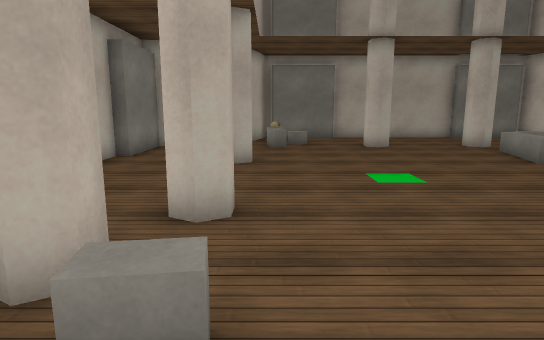
View 1 (above)

16 first-person views from a walk through a 3-D level made in the Unity game engine. The camera is 1.5 m above the floor, tilts 10° down and sees 75° across. The floor is counted in squares, 1 m on a side. Each view is taken from the middle of a square. On the plan, view 1 faces up. The plan holds only what a view shows up to about 16 squares ahead; the rest is blank. The place goes on beyond the plan. The player is left out. Some surface patterns are stand-ins.

View 2
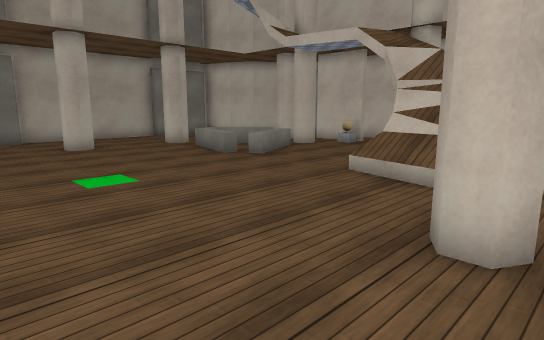

View 3
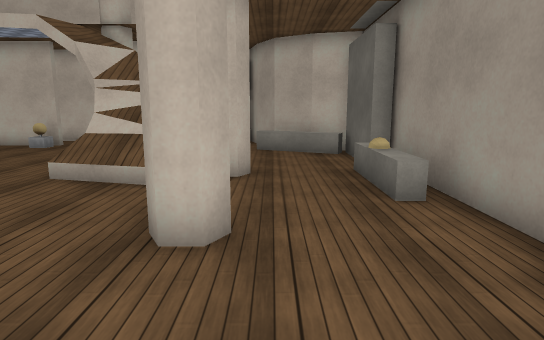

View 4
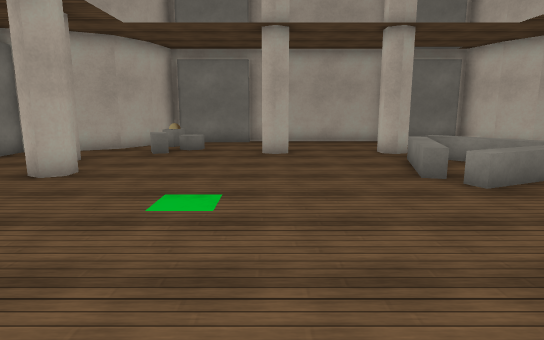

View 5
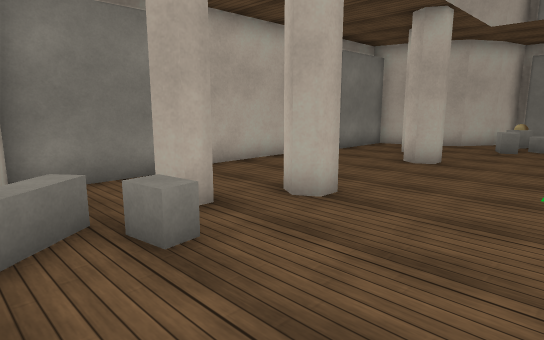

View 6
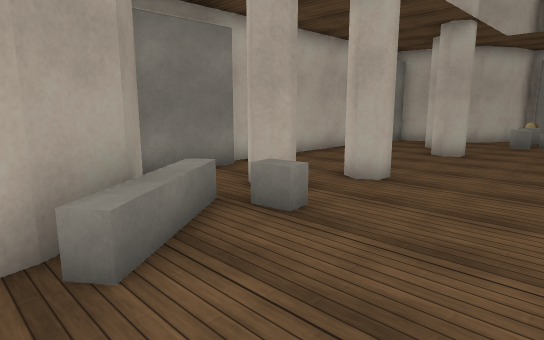

View 7
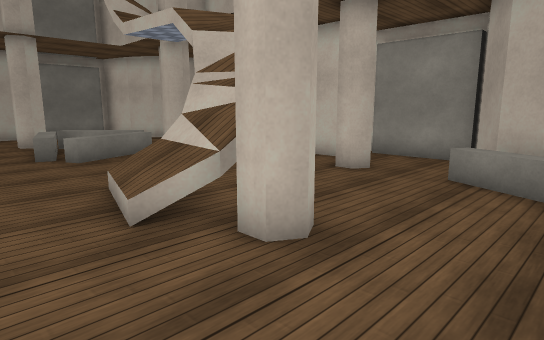

View 8
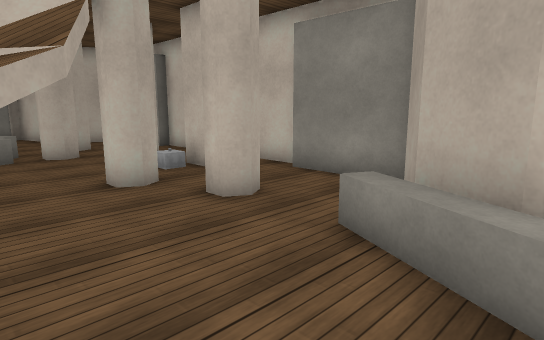

View 9
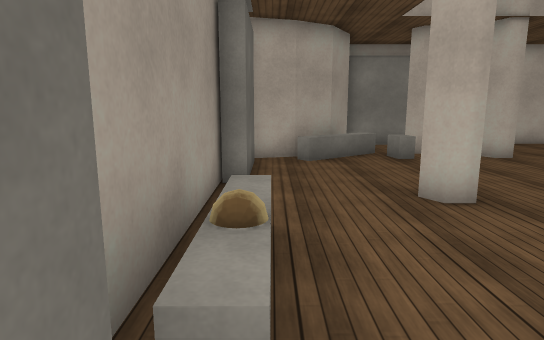

View 10
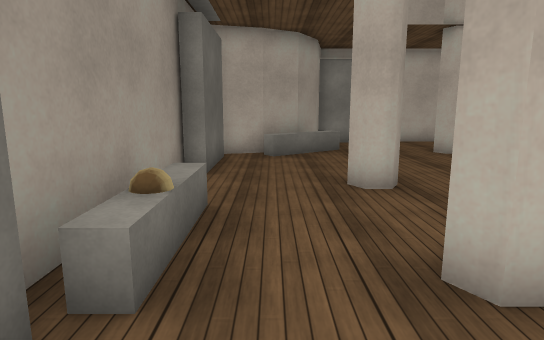

View 11
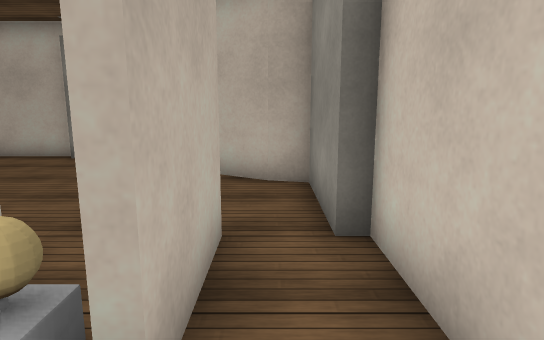

View 12
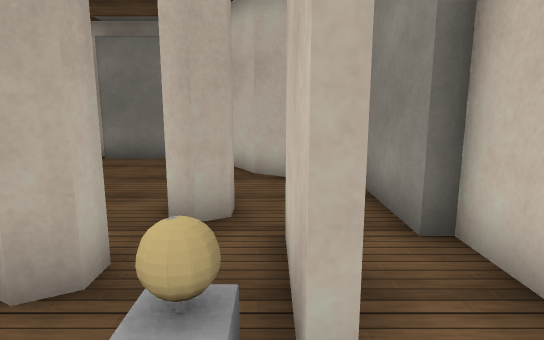

View 13
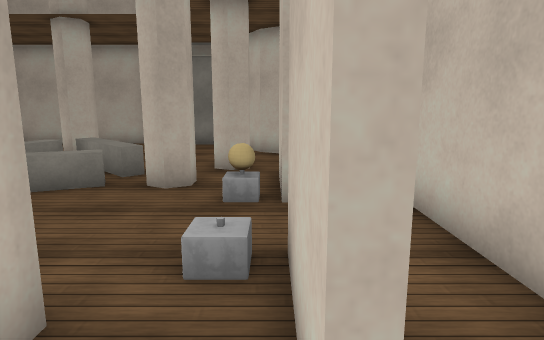

View 14
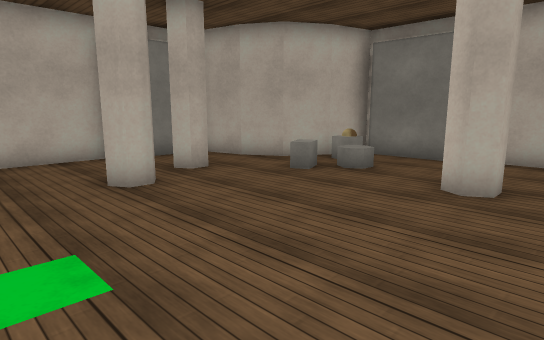

View 15
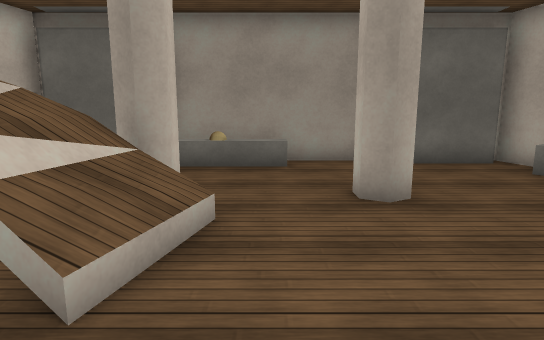

View 16
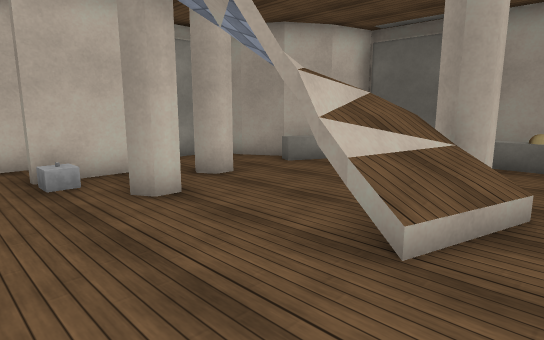

### Floor plan
Key: @ floor where view 1 was taken; # wall or solid block; x gap in a wall; . main floor; : floor 1.5 m higher than the main floor; / step, stairs or slope; = window, fence, low wall or low ledge; ^ raised ledge; O other object.
Columns run from 5 left of view 1 to 16 right of it. Each row starts with its distance up from view 1.
 18     ###############
 17     #.............#
 16    ##O............##
 15   ##..O............##
 14 ###..=...#...#......##
 13 #.............=......#
 12 #..#.........===..#..#
 11 #............=.==..#.#
 10 #...#.......====x#.#.#
  9 #............===..O#.#
  8 #....................#
  7 #....................#
  6 #..................#.#
  5 #...#............#.#.#
  4 #...........//#....#.#
  3 #..#........///#..#..#
  2 #...==......=#:......#
  1 ###==....#...#......##
  0   ##^@............=##
 -1     #=...........=##
 -2     #......^OO...=#
 -3     ###############

Where each view was taken, in squares from view 1:
view 1: 0 up, 0 right, facing up
view 2: 0 up, 0 right, facing up-right
view 3: 0 up, 0 right, facing right
view 4: 2 up, 4 right, facing up
view 5: 0 up, 3 right, facing up-left
view 6: 2 down, 3 right, facing up-left
view 7: 2 down, 5 right, facing up-right
view 8: 2 down, 9 right, facing up-right
view 9: 2 down, 10 right, facing left
view 10: 1 down, 11 right, facing left
view 11: 7 up, 15 right, facing up
view 12: 7 up, 14 right, facing up
view 13: 3 up, 14 right, facing up
view 14: 7 up, 6 right, facing up-left
view 15: 7 up, 6 right, facing down
view 16: 8 up, 6 right, facing down-right
